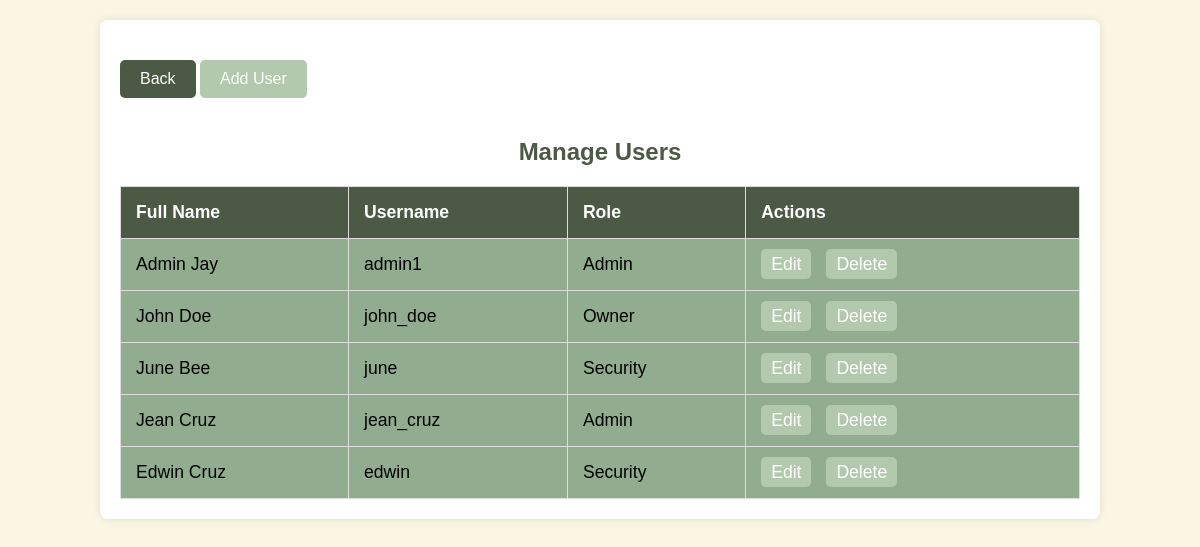
The app's page /manage_users.php (signed in) with its own data.
### tables this page shows
CREATE TABLE `users` (
  `id` int(11) NOT NULL,
  `fname` varchar(255) NOT NULL,
  `lname` varchar(255) NOT NULL,
  `username` varchar(50) NOT NULL,
  `password` varchar(255) NOT NULL,
  `role` enum('admin','security','owner') NOT NULL,
  `gate_number` varchar(255) NOT NULL,
  `status` enum('active','inactive') DEFAULT 'active',
  `created_at` timestamp NOT NULL DEFAULT current_timestamp(),
  `updated_at` timestamp NOT NULL DEFAULT current_timestamp() ON UPDATE current_timestamp()
);

### manage_users.php (the view, shortened to what this page needs)
<?php
include('config.php');
$sql = "SELECT * FROM users";
$result = mysqli_query($conn, $sql);
?>
<!DOCTYPE html>
<html lang="en">
<head>
</head>
<body>
    <div class="container">
        <a href="admin_dashboard.php" class="back-btn">Back</a>
        <a href="add_user.php" class="add-btn">Add User</a>
        <h2>Manage Users</h2>
        <table>
            <tr>
                <th>Full Name</th>
                <th>Username</th>
                <th>Role</th>
                <th>Actions</th>
            </tr>
            <?php
            while ($user = mysqli_fetch_assoc($result)) {
            ?>
                <tr>
                    <td><?php echo $user['fname'] . ' ' . $user['lname']; ?></td>
                    <td><?php echo $user['username']; ?></td>
                    <td><?php echo ucfirst($user['role']); ?></td>
                    <td>
                        <a href="edit_user.php?id=<?php echo $user['id']; ?>">Edit</a>
                        <a href="delete_user.php?id=<?php echo $user['id']; ?>" onclick="return confirm('Are you sure?')">Delete</a>
                    </td>
                </tr>
            <?php } ?>
        </table>
    </div>
</body>
</html>

### manage_users.php (style rules this page uses)
body { font-family: Arial, sans-serif; background-color: #FAF6E3; margin: 0; padding: 0; color: black; }
h2 { text-align: center; color: #4B5945; margin-top: 20px; }
.container { width: 80%; margin: 20px auto; padding: 20px; background-color: white; box-shadow: 0 0 10px rgba(0, 0, 0, 0.1); border-radius: 8px; }
table { width: 100%; border-collapse: collapse; margin-top: 20px; }
table th, table td { padding: 15px; text-align: left; border: 1px solid #ddd; font-size: 1.1em; }
table th { background-color: #4B5945; color: white; }
table td { background-color: #91AC8F; }
table td a { text-decoration: none; padding: 5px 10px; background-color: #B2C9AD; color: white; border-radius: 5px; margin-right: 10px; }
.add-btn { background-color: #B2C9AD; color: white; padding: 10px 20px; border-radius: 5px; text-decoration: none; display: inline-block; margin-bottom: 20px; }
.back-btn { background-color: #4B5945; color: white; padding: 10px 20px; border-radius: 5px; text-decoration: none; margin-top: 20px; display: inline-block; }

### records on screen
users: fname "Admin", lname "Jay", username "admin1", role "Admin"
users: fname "John", lname "Doe", username "john_doe", role "Owner"
users: fname "June", lname "Bee", username "june", role "Security"
users: fname "Jean", lname "Cruz", username "jean_cruz", role "Admin"
users: fname "Edwin", lname "Cruz", username "edwin", role "Security"
